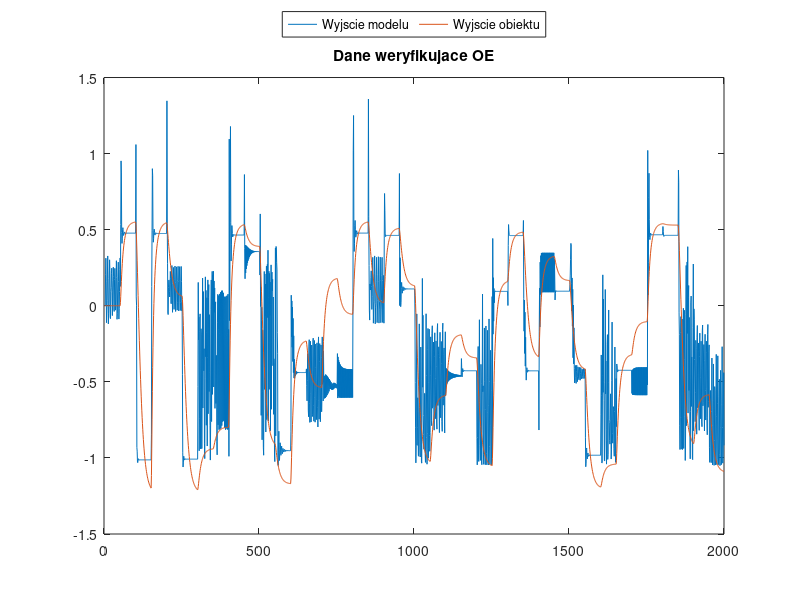

This figure's MATLAB source: (Note: this script raises an error after producing the figure.)
clear all;
close all;
% w10(1,1)=-3.1831115022e-003; w1(1,1)=5.2291962209e-003; w1(1,2)=-1.4244422471e-002; w1(1,3)=1.6896823771e-001; w1(1,4)=1.8709170608e-001; 
% w10(2,1)=-4.2381264790e-001; w1(2,1)=3.2632157240e-002; w1(2,2)=2.1629090167e-001; w1(2,3)=3.9366067485e-001; w1(2,4)=4.0456545955e-002; 
% w10(3,1)=-1.6168204808e-002; w1(3,1)=4.8995860100e-002; w1(3,2)=1.0436267497e-001; w1(3,3)=3.0644456226e-001; w1(3,4)=4.1497954731e-001; 
% w10(4,1)=-4.4781519908e-001; w1(4,1)=-2.8476945483e-002; w1(4,2)=-1.6257054093e-001; w1(4,3)=-5.7177596651e-001; w1(4,4)=3.1248618260e-001; 
% w10(5,1)=-9.0245806472e-002; w1(5,1)=2.1562714448e-001; w1(5,2)=3.0672852957e-001; w1(5,3)=5.1548246549e-001; w1(5,4)=3.2852774822e-001; 
% w10(6,1)=-5.0497556426e-001; w1(6,1)=-4.6321698592e-002; w1(6,2)=-1.9661878624e-001; w1(6,3)=5.5530329039e-001; w1(6,4)=-2.5027786866e-001; 
% w10(7,1)=-2.5155284967e-001; w1(7,1)=3.6151028227e-003; w1(7,2)=9.1483282077e-002; w1(7,3)=-1.9221990750e-001; w1(7,4)=-1.2701636674e-001; 
% w10(8,1)=1.2500912218e-001; w1(8,1)=-1.1844385215e+000; w1(8,2)=-4.0666990538e-001; w1(8,3)=-1.1499389270e-001; w1(8,4)=1.6724159717e-001; 
% w10(9,1)=4.5965872106e-001; w1(9,1)=-6.3820960981e-001; w1(9,2)=-4.3976008211e-001; w1(9,3)=-2.4726624260e-001; w1(9,4)=-3.5147521298e-001; 
% w10(10,1)=1.4621967641e-001; w1(10,1)=1.5471799321e-003; w1(10,2)=3.0711606136e-003; w1(10,3)=3.1480804312e-001; w1(10,4)=-7.1794468618e-002; 
% w20=-7.7757547110e-002; w2(1)=1.6447536959e-001; w2(2)=6.4282820226e-001; w2(3)=-3.5945510289e-001; w2(4)=-8.6205069640e-001; w2(5)=1.1911357875e-001; w2(6)=8.6492689904e-001; w2(7)=-6.7941582573e-001; w2(8)=-7.1168975761e-002; w2(9)=1.0891019985e-001; w2(10)=1.2118790291e+000; 
x = load("x.mat");
x= x.x;
% x = [70.3139495312638	0.100000000000000	0.100000000000000	-769.228937646048	430.913790289524	-642.215194252002	503.237594439782	49.5754491711637	977.931265496537	-586.970123322851	1236.81815888216	-1590.49088142381	-1716.76628901576	-1044.12947971252	-1058.29207215615	1492.92741738870	-2740.36423140963	-1191.58299885098	-1478.30531000390	-1193.92732968092	1215.95894391160	-1089.61876031776	1609.29056351894	1319.03917156144	-165.716150482639	270.690338893931	1330.62152843574	5266.96607872161	-4812.49567039425	1082.38422968490	961.319077828777	144.004989016719	-647.561274701213	264.411852421964	635.595380367715	527.698573727442	-1017.00428200683	-1147.56680470009	1474.99328812330	436.812953288202	-1902.35353323122	82.7744389215420	-184.771121221567	273.191971208493	-599.062195596770	-541.929915591159	255.749950457595	584.830182016463	-1273.70181124886	-936.968853564161	-788.701166694112	926.728643652515	279.355936117110	-1570.38608499092	534.140087718130	1708.35918898135	74.3550409824820	-247.498549982473	-1960.59770233561	1387.52508452521	275.152178946009]
counter = 1;
for i=1:10
    w10(i,1) = x(counter);
    counter = counter + 1;
end
for i=1:10
    for j=1:4
        w1(i,j) = x(counter);
        counter = counter + 1;
    end
end
for i=1:10
    w2(i) = x(counter);
    counter = counter + 1;
end
w20 = x(counter);

% model_10_1

nazwa = 'test'
values = load('dane_wer.mat');
y_wer = values.y;
x_wer = values.u;
values = load('dane_ucz.mat');
y_ucz = values.y;
x_ucz = values.u;
ymod_wer = zeros(1, length(y_wer));
ymod_ucz = zeros(1, length(y_wer));
arx = 0;
oe = 1;
if oe
for k = 5:length(y_wer)
    x = [x_wer(k-3);x_wer(k-4);ymod_wer(k-1);ymod_wer(k-2)];
    ymod_wer(k) = w2*tanh(w1*x+w10)+w20;
end
plot(ymod_wer)
title("Dane weryfikujace OE")
hold on
plot(y_wer)
hold off
legend("Wyjscie modelu", "Wyjscie obiektu", "Location","northoutside", "Orientation","horizontal");
exportgraphics(gca, "dane_weryfikujace_" + nazwa + "_symulacja.pdf")
figure 
plot(ymod_wer, y_wer, '.')
title("Relacja wyjscia modelu z danymi weryfikujacymi")
exportgraphics(gca, "relacja_modelu_" + nazwa +  "_weryfikujace.pdf")
error_wer = norm(y_wer - ymod_wer)^2

figure
for k = 5:length(y_ucz)
    x = [x_ucz(k-3);x_ucz(k-4);ymod_ucz(k-1);ymod_ucz(k-2)];
    ymod_ucz(k) = w2*tanh(w1*x+w10)+w20;
end
plot(ymod_ucz)
title("Dane uczace OE")
hold on
plot(y_ucz)
error_ucz = norm(y_ucz - ymod_ucz)^2
hold off
legend("Wyjscie modelu", "Wyjscie obiektu", "Location","northoutside", "Orientation","horizontal");
exportgraphics(gca, "dane_uczace_" + nazwa + ".pdf")
figure

plot(ymod_ucz, y_ucz, '.')
title("Relacja wyjscia modelu z danymi uczacymi")
exportgraphics(gca, "relacja_modelu_" + nazwa +"_uczace.pdf")

end
if arx
y = zeros(1, length(y_wer));
for k = 5:length(y_wer)
    x = [x_wer(k-3);x_wer(k-4);y_wer(k-1);y_wer(k-2)];
    ymod_wer(k) = w2*tanh(w1*x+w10)+w20;
end
figure
plot(ymod_wer)
title("Dane weryfikujace ARX")
hold on
plot(y_wer)
hold off
legend("Wyjscie modelu", "Wyjscie obiektu", "Location","northoutside", "Orientation","horizontal");
exportgraphics(gca, "dane_weryfikujace_" + nazwa + "_symulacja.pdf")
figure 
plot(ymod_wer, y_wer, '.')
title("Relacja wyjscia modelu z danymi weryfikujacymi")
exportgraphics(gca, "relacja_modelu_" + nazwa +  "_weryfikujace.pdf")
error_wer = norm(y_wer - ymod_wer)^2

figure
for k = 5:length(y_ucz)
    x = [x_ucz(k-3);x_ucz(k-4);y_ucz(k-1);y_ucz(k-2)];
    ymod_ucz(k) = w2*tanh(w1*x+w10)+w20;
end
plot(ymod_ucz)
title("Dane uczace ARX")
hold on
plot(y_ucz)
hold off
legend("Wyjscie modelu", "Wyjscie obiektu", "Location","northoutside", "Orientation","horizontal");
exportgraphics(gca, "dane_uczace_" + nazwa + ".pdf")
figure

plot(ymod_ucz, y_ucz, '.')
title("Relacja wyjscia modelu z danymi uczacymi")
exportgraphics(gca, "relacja_modelu_" + nazwa +"_uczace.pdf")
error_ucz = norm(y_ucz - ymod_ucz)^2

end